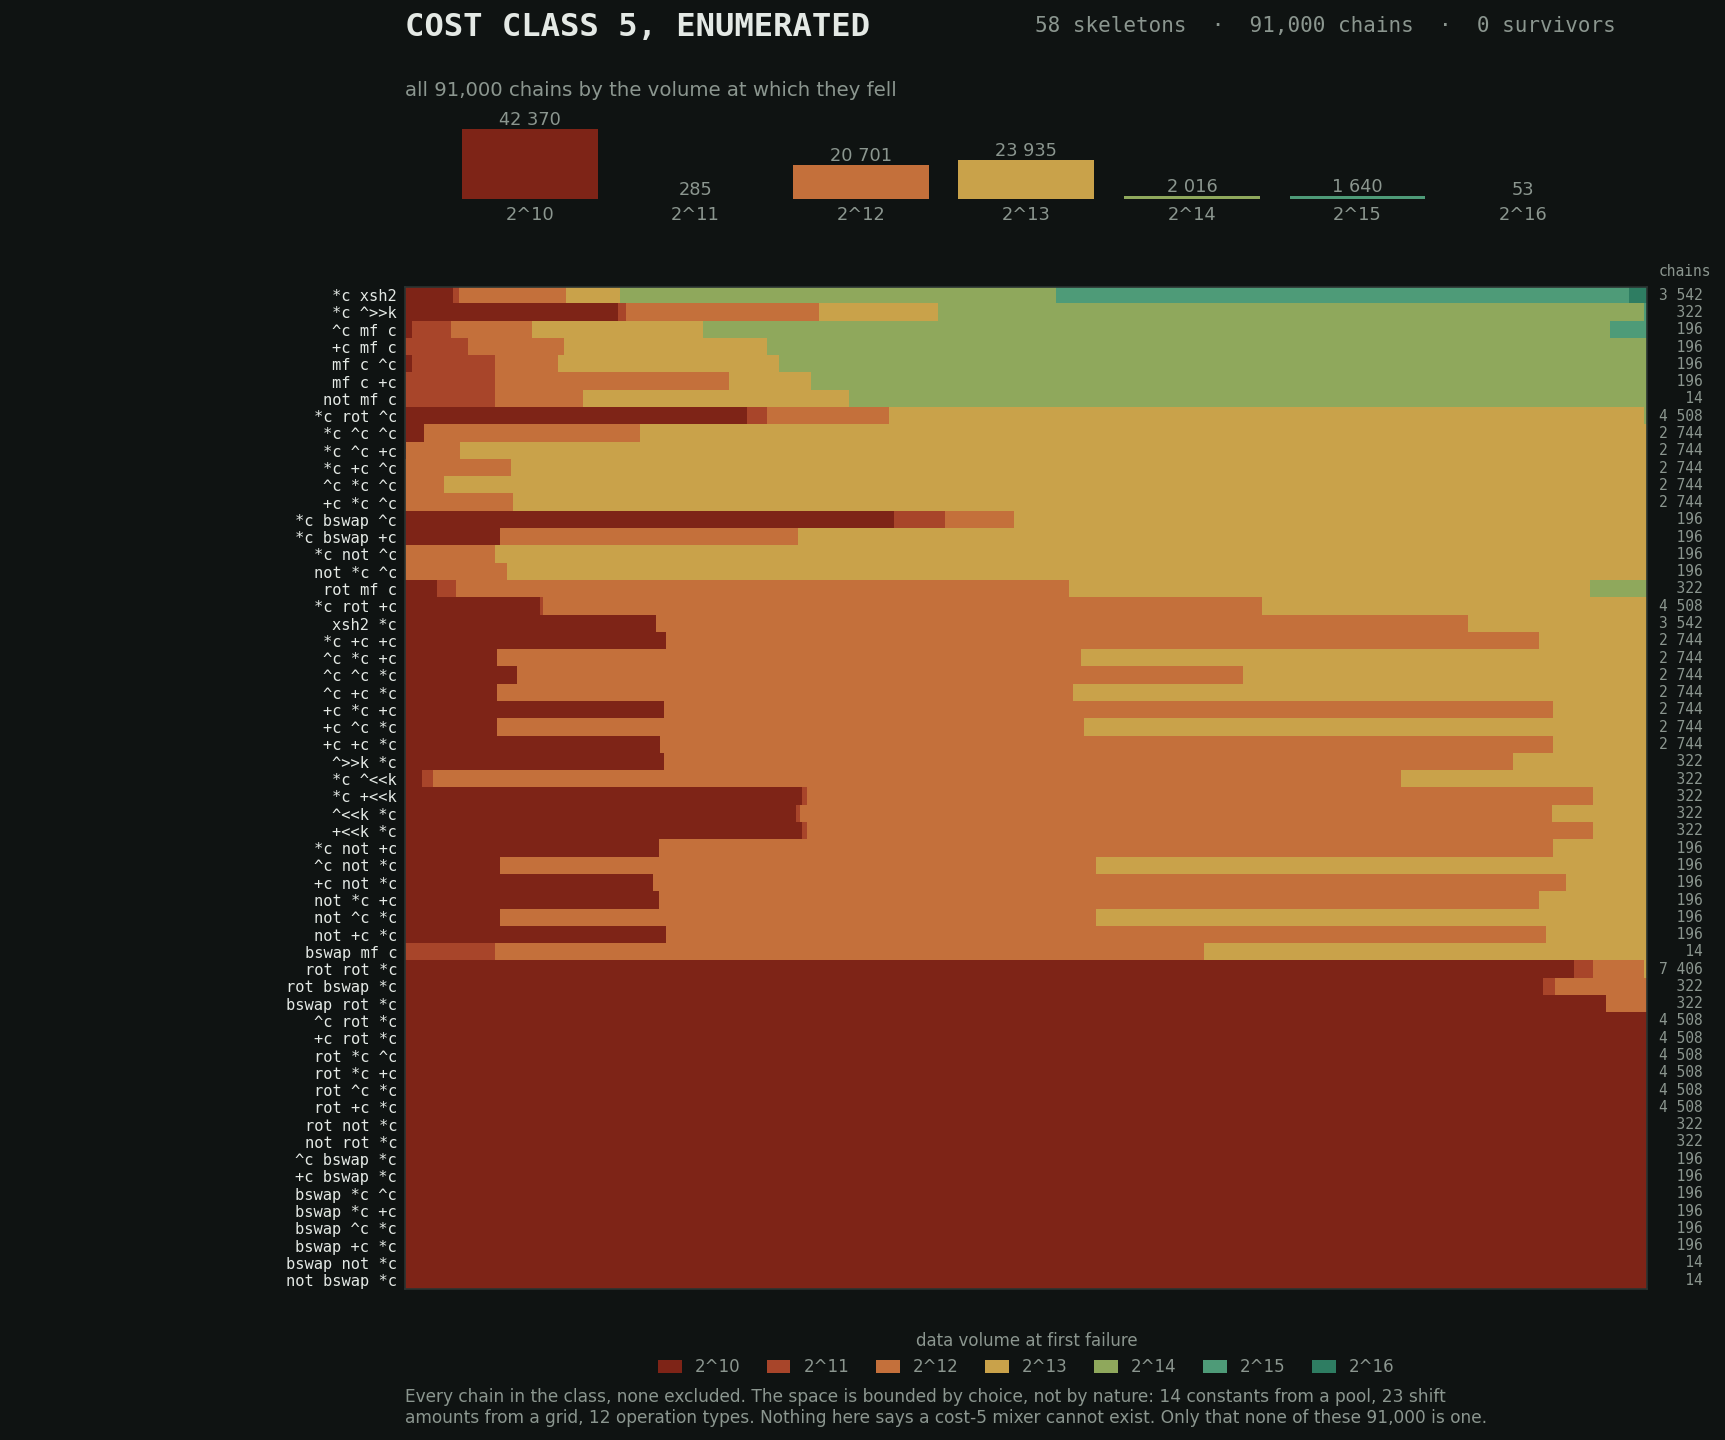

The Python source for this figure:
#!/usr/bin/env python3
"""Draws k5_map.png: the whole of cost class 5, one band per chain.

Cost class 5 is the only class this rig has enumerated without a cap: all
58 skeletons, all 91,000 chains over the constant pool and the shift grid,
no sampling. Every one of them died, and this is what that looks like.

  one row   = one skeleton (the sequence of operations, constants free)
  one band  = one chain, coloured by the data volume at which PractRand
              first told its output from random
  row order = by median death depth, deepest at the top

The rows are stretched to equal width on purpose: the picture is about
*how* a skeleton dies, not how many chains it has. The count is printed
next to each row, because a row of 14 chains and a row of 6,000 look the
same otherwise, and that would be a lie of composition.

Reads results/class_k5_complete_evals.jsonl, which is the primary file
the run wrote, not a summary of it.
"""
import json
import os
import statistics
from collections import defaultdict

import matplotlib
matplotlib.use("Agg")
import matplotlib.pyplot as plt
import numpy as np
from matplotlib.colors import ListedColormap, BoundaryNorm
from matplotlib.patches import Patch

HERE = os.path.dirname(os.path.abspath(__file__))
REPO = os.path.dirname(HERE)
QUELLE = os.path.join(REPO, "results", "class_k5_complete_evals.jsonl")
ZIEL = os.path.join(HERE, "k5_map.png")

# Operation symbols, from COST_OPS in rrc/ladder.py. The number in
# brackets is what the operation costs, and the sum is the class.
OPS = {
    0: ("^>>k", 2), 1: ("*c", 3), 2: ("rot", 1), 3: ("^<<k", 2),
    5: ("+<<k", 2), 6: ("^c", 1), 7: ("+c", 1), 8: ("mf c", 4),
    9: ("xrot2", 3), 10: ("xsh2", 2), 11: ("bswap", 1), 13: ("not", 1),
}

GRUND = "#0F1312"
TINTE = "#E4E9E5"
MATT = "#8B968F"
# 2^10 (dies at the first checkpoint) to 2^16 (deepest anything got)
FARBEN = ["#7E2417", "#A8452A", "#C4703B", "#C9A24A",
          "#8FA85C", "#4E9B78", "#2E7D62"]
TIEFEN = list(range(10, 17))


def lade():
    zeilen = defaultdict(list)
    n = 0
    with open(QUELLE, encoding="utf-8") as f:
        for z in f:
            o = json.loads(z)
            t = o.get("first_fail")
            if not isinstance(t, int):
                continue          # a hole is never drawn as a death
            zeilen[tuple(o["skeleton"])].append(t)
            n += 1
    return zeilen, n


def beschriftung(seq):
    teile, kosten = [], 0
    for op in seq:
        sym, k = OPS.get(op, (f"op{op}", 0))
        teile.append(sym)
        kosten += k
    return " ".join(teile), kosten


def zeichne():
    zeilen, n = lade()
    rang = sorted(zeilen.items(), key=lambda kv: (statistics.median(kv[1]),
                                                  max(kv[1]), len(kv[1])),
                  reverse=True)
    breite = 900
    bild = np.zeros((len(rang), breite))
    for i, (seq, tiefen) in enumerate(rang):
        t = np.array(sorted(tiefen))
        idx = (np.arange(breite) * len(t) // breite).clip(0, len(t) - 1)
        bild[i] = t[idx]

    cmap = ListedColormap(FARBEN)
    norm = BoundaryNorm([t - 0.5 for t in TIEFEN] + [TIEFEN[-1] + 0.5], cmap.N)

    fig = plt.figure(figsize=(11.5, 9.6), dpi=150, facecolor=GRUND)
    gs = fig.add_gridspec(2, 1, height_ratios=[1, 11], hspace=0.16,
                          left=0.235, right=0.955, top=0.925, bottom=0.105)

    # Oben: die ganze Klasse als ein Balken je Tiefe.
    ax0 = fig.add_subplot(gs[0], facecolor=GRUND)
    zaehl = [sum(1 for _, ts in rang for t in ts if t == d) for d in TIEFEN]
    ax0.bar(range(len(TIEFEN)), zaehl, color=FARBEN, width=0.82)
    for i, c in enumerate(zaehl):
        if c:
            ax0.text(i, c, f"{c:,}".replace(",", " "), ha="center",
                     va="bottom", color=MATT, fontsize=8.5)
    ax0.set_xticks(range(len(TIEFEN)))
    ax0.set_xticklabels([f"2^{d}" for d in TIEFEN], color=MATT, fontsize=8.5)
    ax0.set_yticks([])
    ax0.set_ylim(0, max(zaehl) * 1.3)
    for s in ax0.spines.values():
        s.set_visible(False)
    ax0.tick_params(length=0)
    ax0.set_title("all 91,000 chains by the volume at which they fell",
                  color=MATT, fontsize=9.5, pad=6, loc="left")

    # Unten: die Karte.
    ax = fig.add_subplot(gs[1], facecolor=GRUND)
    ax.imshow(bild, aspect="auto", cmap=cmap, norm=norm, interpolation="nearest")
    ax.set_xticks([])
    ax.set_yticks(range(len(rang)))
    etiketten = []
    for seq, tiefen in rang:
        txt, k = beschriftung(seq)
        etiketten.append(f"{txt}")
    ax.set_yticklabels(etiketten, color=TINTE, fontsize=7.4,
                       fontfamily="monospace")
    ax.tick_params(length=0, pad=4)
    for s in ax.spines.values():
        s.set_color("#2A3331")

    for i, (seq, tiefen) in enumerate(rang):
        ax.text(breite + 8, i, f"{len(tiefen):>5,}".replace(",", " "),
                va="center", ha="left", color=MATT, fontsize=7,
                fontfamily="monospace", clip_on=False)
    ax.text(breite + 8, -1.4, "chains", va="center", ha="left", color=MATT,
            fontsize=7, fontfamily="monospace", clip_on=False)

    fig.text(0.235, 0.975, "COST CLASS 5, ENUMERATED", color=TINTE,
             fontsize=15.5, fontfamily="monospace", fontweight="bold")
    fig.text(0.6, 0.978,
             "58 skeletons  ·  91,000 chains  ·  0 survivors",
             color=MATT, fontsize=10, fontfamily="monospace")

    leg = [Patch(facecolor=FARBEN[i], label=f"2^{d}") for i, d in enumerate(TIEFEN)]
    ax.legend(handles=leg, loc="upper center", bbox_to_anchor=(0.5, -0.028),
              ncol=7, frameon=False, fontsize=8, labelcolor=MATT,
              handlelength=1.4, handleheight=0.9, columnspacing=1.6,
              title="data volume at first failure", title_fontsize=8)
    ax.get_legend().get_title().set_color(MATT)

    fig.text(0.235, 0.036,
             "Every chain in the class, none excluded. The space is bounded "
             "by choice, not by nature: 14 constants from a pool, 23 shift\n"
             "amounts from a grid, 12 operation types. Nothing here says a "
             "cost-5 mixer cannot exist. Only that none of these 91,000 is one.",
             color=MATT, fontsize=8.2, va="top")

    fig.savefig(ZIEL, facecolor=GRUND)
    print(f"  {ZIEL}  ({os.path.getsize(ZIEL) / 1024:.0f} KB)")
    print(f"  {len(rang)} skeletons, {n:,} chains drawn")


if __name__ == "__main__":
    zeichne()
